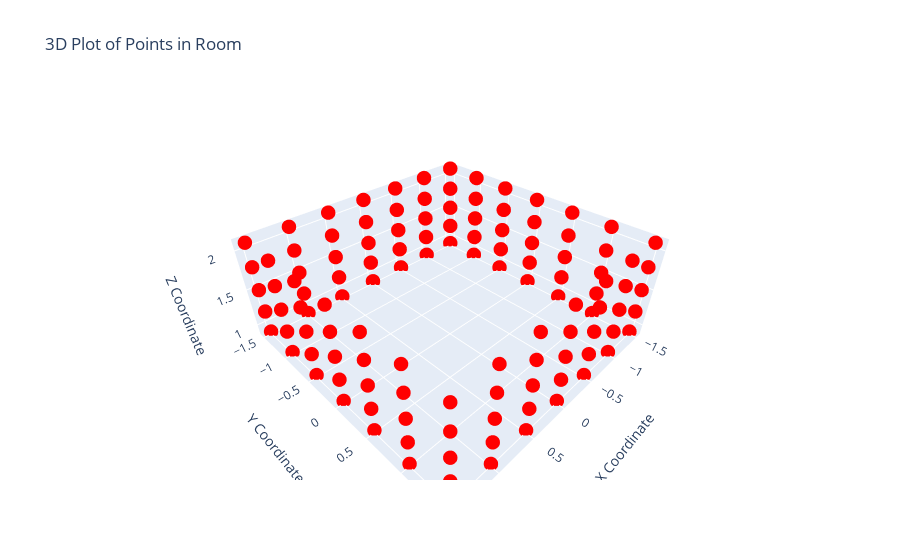

The cell this chart's notebook holds for it:
### Markdown cell above
# METU RIRs
Note: used for RIR selection (hover on rirs to define the RIR of interest)

### Code cell
import math 
import plotly.graph_objects as go

def az_ele_from_source(ref_point, src_point):
    """
    Calculates the azimuth and elevation between a reference point and a source point in 3D space.
    Args:
    ref_point (list): A list of three floats representing the x, y, and z coordinates of the reference point.
    src_point (list): A list of three floats representing the x, y, and z coordinates of the other point.
    Returns:
    A tuple of two floats representing the azimuth and elevation angles in degrees plus the distance between the reference and source points.
    """
    dx = src_point[0] - ref_point[0]
    dy = src_point[1] - ref_point[1]
    dz = src_point[2] - ref_point[2]

    azimuth = math.degrees(math.atan2(dy, dx))
    distance = math.sqrt(dx ** 2 + dy ** 2 + dz ** 2)
    elevation = math.degrees(math.asin(dz / distance))
    return azimuth, elevation, distance

def get_mic_xyz():
  """
  Get em32 microphone coordinates in 3D space
  """
  return [(3 - 3) * 0.5, (3 - 3) * 0.5, (2 - 2) * 0.3 + 1.5]

def plot_points_in_room(source_coords, labels):
    # Extract x, y, z coordinates
    x_coords = [coord[0] for coord in source_coords]
    y_coords = [coord[1] for coord in source_coords]
    z_coords = [coord[2] for coord in source_coords]

    # Create a 3D scatter plot
    fig = go.Figure(data=[go.Scatter3d(
        x=x_coords, 
        y=y_coords, 
        z=z_coords, 
        mode='markers',
        marker=dict(size=5, color='red'),
        text=labels,  # Add labels to hover data
        hoverinfo='text'
    )])

    # Set plot labels
    fig.update_layout(
        scene=dict(
            xaxis_title='X Coordinate',
            yaxis_title='Y Coordinate',
            zaxis_title='Z Coordinate'
        ),
        title='3D Plot of Points in Room'
    )

    fig.show()

# Reference METU outter trajectory:  bottom outter trajectory
REF_OUT_TRAJ = ["034", "024", "014", "004", "104", "204",
                        "304", "404", "504", "604", "614", "624",
                        "634", "644", "654", "664", "564", "464",
                        "364", "264", "164", "064", "054", "044"]

top_height = 5
source_coords, rirs = [], []
sources_xyz = []
mic_xyz = get_mic_xyz()

labels = [f"{num[0]}{num[1]}{str(4-(int(num[2])-height))}" for height in range(top_height) for num in REF_OUT_TRAJ]

rir_id = 0
# Outter trajectory: bottom to top
for height in range(0, top_height):
    for num in REF_OUT_TRAJ:
        # Coords computed based on documentation.pdf from METU Sparg
        x = (3 - int(num[0])) * 0.5
        y = (3 - int(num[1])) * 0.5
        z = (2 - (int(num[2])-height)) * 0.3 + 1.5
        source_xyz = [x, y, z] # note -1 since METU is flipped up-side-down
        sources_xyz.append((x, y, z))
        azim, elev, _ = az_ele_from_source(mic_xyz, source_xyz)
        elev *= -1 # Account for elevation being swapped in METU
        source_coords.append((rir_id, azim, elev))

plot_points_in_room(sources_xyz, labels)

### Figure 1 — Plotly figure (JSON) as saved in the notebook; plotly's stock layout.template omitted (floating-point values rounded to 4 significant figures)
{"data": [{"hoverinfo": "text", "marker": {"color": "red", "size": 5}, "mode": "markers", "text": ["030", "020", "010", "000", "100", "200", "300", "400", "500", "600", "610", "620", "630", "640", "650", "660", "560", "460", "360", "260", "160", "060", "050", "040", "031", "021", "011", "001", "101", "201", "301", "401", "501", "601", "611", "621", "631", "641", "651", "661", "561", "461", "361", "261", "161", "061", "051", "041", "032", "022", "012", "002", "102", "202", "302", "402", "502", "602", "612", "622", "632", "642", "652", "662", "562", "462", "362", "262", "162", "062", "052", "042", "033", "023", "013", "003", "103", "203", "303", "403", "503", "603", "613", "623", "633", "643", "653", "663", "563", "463", "363", "263", "163", "063", "053", "043", "034", "024", "014", "004", "104", "204", "304", "404", "504", "604", "614", "624", "634", "644", "654", "664", "564", "464", "364", "264", "164", "064", "054", "044"], "type": "scatter3d", "x": [1.5, 1.5, 1.5, 1.5, 1, 0.5, 0, -0.5, -1, -1.5, -1.5, -1.5, -1.5, -1.5, -1.5, -1.5, -1, -0.5, 0, 0.5, 1, 1.5, 1.5, 1.5, 1.5, 1.5, 1.5, 1.5, 1, 0.5, 0, -0.5, -1, -1.5, -1.5, -1.5, -1.5, -1.5, -1.5, -1.5, -1, -0.5, 0, 0.5, 1, 1.5, 1.5, 1.5, 1.5, 1.5, 1.5, 1.5, 1, 0.5, 0, -0.5, -1, -1.5, -1.5, -1.5, -1.5, -1.5, -1.5, -1.5, -1, -0.5, 0, 0.5, 1, 1.5, 1.5, 1.5, 1.5, 1.5, 1.5, 1.5, 1, 0.5, 0, -0.5, -1, -1.5, -1.5, -1.5, -1.5, -1.5, -1.5, -1.5, -1, -0.5, 0, 0.5, 1, 1.5, 1.5, 1.5, 1.5, 1.5, 1.5, 1.5, 1, 0.5, 0, -0.5, -1, -1.5, -1.5, -1.5, -1.5, -1.5, -1.5, -1.5, -1, -0.5, 0, 0.5, 1, 1.5, 1.5, 1.5], "y": [0, 0.5, 1, 1.5, 1.5, 1.5, 1.5, 1.5, 1.5, 1.5, 1, 0.5, 0, -0.5, -1, -1.5, -1.5, -1.5, -1.5, -1.5, -1.5, -1.5, -1, -0.5, 0, 0.5, 1, 1.5, 1.5, 1.5, 1.5, 1.5, 1.5, 1.5, 1, 0.5, 0, -0.5, -1, -1.5, -1.5, -1.5, -1.5, -1.5, -1.5, -1.5, -1, -0.5, 0, 0.5, 1, 1.5, 1.5, 1.5, 1.5, 1.5, 1.5, 1.5, 1, 0.5, 0, -0.5, -1, -1.5, -1.5, -1.5, -1.5, -1.5, -1.5, -1.5, -1, -0.5, 0, 0.5, 1, 1.5, 1.5, 1.5, 1.5, 1.5, 1.5, 1.5, 1, 0.5, 0, -0.5, -1, -1.5, -1.5, -1.5, -1.5, -1.5, -1.5, -1.5, -1, -0.5, 0, 0.5, 1, 1.5, 1.5, 1.5, 1.5, 1.5, 1.5, 1.5, 1, 0.5, 0, -0.5, -1, -1.5, -1.5, -1.5, -1.5, -1.5, -1.5, -1.5, -1, -0.5], "z": [0.9, 0.9, 0.9, 0.9, 0.9, 0.9, 0.9, 0.9, 0.9, 0.9, 0.9, 0.9, 0.9, 0.9, 0.9, 0.9, 0.9, 0.9, 0.9, 0.9, 0.9, 0.9, 0.9, 0.9, 1.2, 1.2, 1.2, 1.2, 1.2, 1.2, 1.2, 1.2, 1.2, 1.2, 1.2, 1.2, 1.2, 1.2, 1.2, 1.2, 1.2, 1.2, 1.2, 1.2, 1.2, 1.2, 1.2, 1.2, 1.5, 1.5, 1.5, 1.5, 1.5, 1.5, 1.5, 1.5, 1.5, 1.5, 1.5, 1.5, 1.5, 1.5, 1.5, 1.5, 1.5, 1.5, 1.5, 1.5, 1.5, 1.5, 1.5, 1.5, 1.8, 1.8, 1.8, 1.8, 1.8, 1.8, 1.8, 1.8, 1.8, 1.8, 1.8, 1.8, 1.8, 1.8, 1.8, 1.8, 1.8, 1.8, 1.8, 1.8, 1.8, 1.8, 1.8, 1.8, 2.1, 2.1, 2.1, 2.1, 2.1, 2.1, 2.1, 2.1, 2.1, 2.1, 2.1, 2.1, 2.1, 2.1, 2.1, 2.1, 2.1, 2.1, 2.1, 2.1, 2.1, 2.1, 2.1, 2.1]}], "layout": {"scene": {"xaxis": {"title": {"text": "X Coordinate"}}, "yaxis": {"title": {"text": "Y Coordinate"}}, "zaxis": {"title": {"text": "Z Coordinate"}}}, "title": {"text": "3D Plot of Points in Room"}}}
